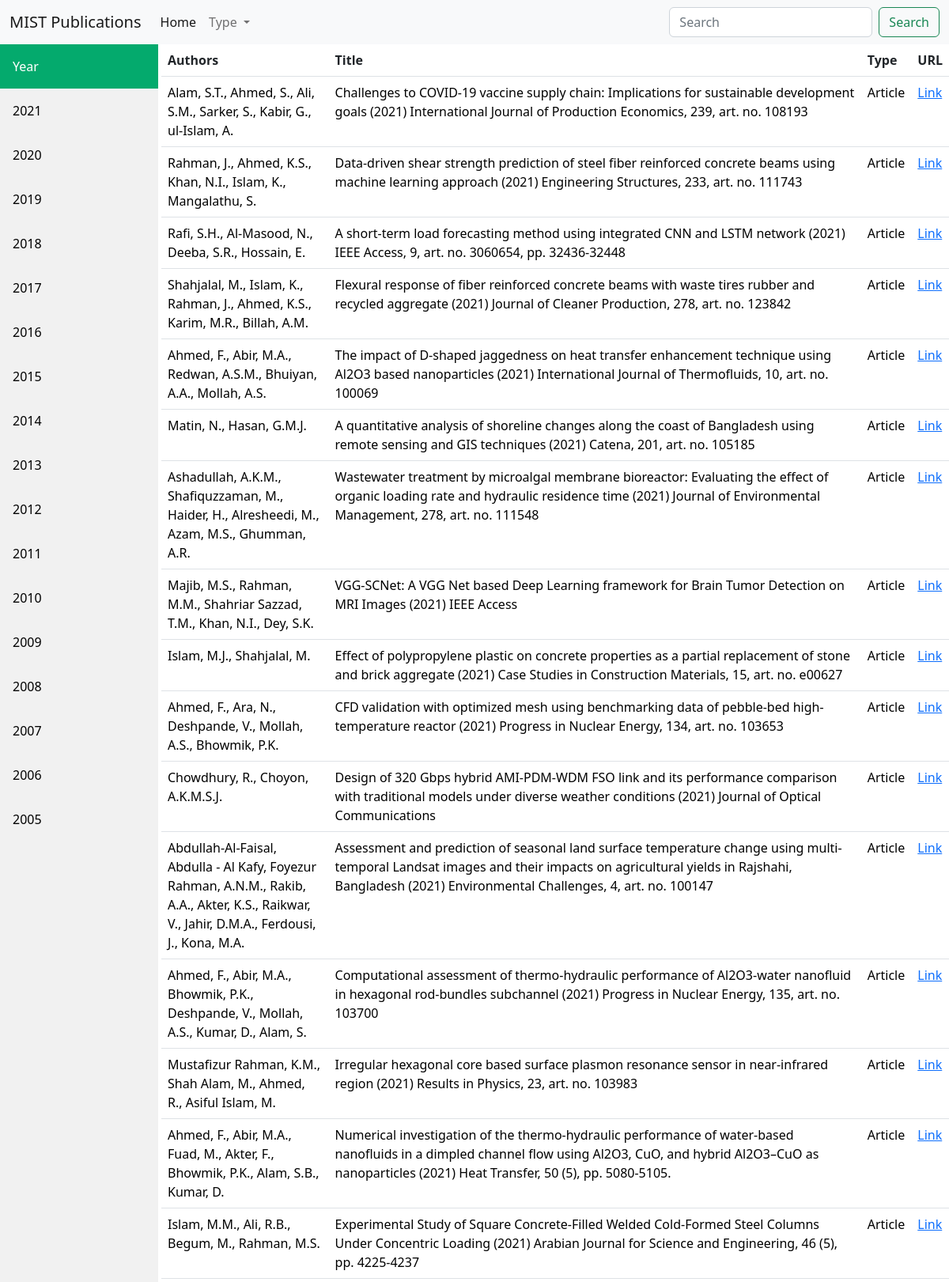
The app's page /category/Article/ (upper part) with its own data.
### publications/models.py (models this page shows)
class Publication(models.Model):
    types = (
              ("Conference Paper", "Conference Paper"),
              ("Article", "Article"),
              ("Book Chapter", "Book Chapter"),
              ("Book","Book"),
              ("Editorial", "Editorial"),
              ("Review", "Review"),
              ("Letter", "Letter"),
            )
    authors = models.CharField(max_length= 500)
    title = models.CharField(max_length=1500)
    scopus_url = models.URLField(max_length=500, blank=True, null=True)
    DOI = models.CharField(max_length=100, blank=True, null=True)
    affiliation = models.TextField(blank=True, null=True)
    publisher = models.CharField(max_length=200, blank=True, null=True)
    ISSN = models.CharField(max_length=30, blank=True, null=True)
    ISBN = models.CharField(max_length=30, blank=True, null=True)
    document_type = models.CharField(max_length=50, choices=types)
    publication_stage = models.CharField(max_length=50, blank=True, null=True)
    open_access = models.CharField(max_length=50, blank=True, null=True)
    publishing_year = models.IntegerField()
    source = models.CharField(max_length=50, blank=True, null=True)
    cited_by = models.IntegerField(blank=True, null=True)

### publications/views.py (the view)
# urls.py: path('category/<str:document_type>/', views.category, name = 'category'),
def category(request, document_type):
    types = ["Conference Paper", "Article", "Book Chapter", "Book", "Editorial", "Review", "Letter"]
    years = list(year_publications.objects.all().values_list('year', flat=True))
    years_r = years.copy()
    years_r.sort(reverse=True)
    pubs = Publication.objects.filter(document_type = document_type).order_by('-publishing_year','-cited_by')
    showing_product = 50
    paginator = Paginator(pubs, showing_product)
    page = request.GET.get('page')
    try:
        page_product = paginator.page(page)
    except PageNotAnInteger:
        page = 1
        page_product = paginator.page(page)
    except EmptyPage:
        page = paginator.num_pages
        page_product = paginator.page(page)
    leftIndex = (int(page) - 4)
    if leftIndex < 1:
        leftIndex = 1
    rightIndex = (int(page) + 10)
    if rightIndex > paginator.num_pages:
        rightIndex = paginator.num_pages + 1
    custom_range = range(leftIndex, rightIndex)
    total_pubs = len(pubs)
    showing_items = len(page_product)
    context = { 'message': 'Hello, World! :)', 'years': years,'years_r':years_r, "types": types, "pubs": page_product, 'custom_range': custom_range, "total_pubs": total_pubs, "showing_items": showing_items}
    return render(request, 'publications/year.html', context)

### publications/templates/publications/year.html (shortened to what this page needs)
<!doctype html>
<html lang="en">
  <head>
    <link href="https://cdn.jsdelivr.net/npm/bootstrap@5.2.0/dist/css/bootstrap.min.css" rel="stylesheet">
  </head>
  <body>
    {% include 'publications/nav.html' %}
    <div class="row">
        <div class="col-2">
            <div class="sidebar">
                <a class="active" href="">Year</a>
                {% for year in years_r %}
                <a href="{% url 'year_wise_publications' year=year %}">{{year}}</a>
                {% endfor %}
                <a> </a>
            </div>
        </div>
        <div class="col-10">
            <table class="table table-hover">
                <thead>
                  <tr>
                    <th scope="col">Authors</th>
                    <th scope="col">Title</th>
                    <th scope="col">Type</th>
                    <th scope="col">URL</th>
                  </tr>
                </thead>
                <tbody>
                  {% for pub in pubs %}
                  <tr>
                    <td scope="row"><a style="text-decoration: none; color: black;" href = "{% url 'details' pub.id %}" >{{pub.authors}}</a></td>
                    <td><a style="text-decoration: none; color: black;" href = "{% url 'details' pub.id %}" >{{pub.title}}</a></td>
                    <td><a style="text-decoration: none; color: black;" href = "{% url 'details' pub.id %}" >{{pub.document_type}}</a></td></td>
                    <td><a href = {{pub.scopus_url}} target="_blank">Link</a></td>
                  </tr>
                  {% endfor %}
                </tbody>
              </table>
        </div>
    </div>
  </body>
</html>

### publications/templates/publications/year.html (style rules this page uses)
.sidebar { margin: 0; padding: 0; width: 200px; background-color: #f1f1f1; position: fixed; height: 100%; overflow: auto; }
.sidebar a { display: block; color: black; padding: 16px; text-decoration: none; }
.sidebar a.active { background-color: #04AA6D; color: white; }

### records on screen
Publication: authors "Alam, S.T., Ahmed, S., Ali, S.M., Sarker, S., Kabir, G., ul-Islam, A.", title "Challenges to COVID-19 vaccine supply chain: Implications for sustainable development goals (2021) International Journal of Production Economics, 239, art. no. 108193", document_type "Article"
Publication: authors "Rahman, J., Ahmed, K.S., Khan, N.I., Islam, K., Mangalathu, S.", title "Data-driven shear strength prediction of steel fiber reinforced concrete beams using machine learning approach (2021) Engineering Structures, 233, art. no. 111743", document_type "Article"
Publication: authors "Rafi, S.H., Al-Masood, N., Deeba, S.R., Hossain, E.", title "A short-term load forecasting method using integrated CNN and LSTM network (2021) IEEE Access, 9, art. no. 3060654, pp. 32436-32448", document_type "Article"
Publication: authors "Shahjalal, M., Islam, K., Rahman, J., Ahmed, K.S., Karim, M.R., Billah, A.M.", title "Flexural response of fiber reinforced concrete beams with waste tires rubber and recycled aggregate (2021) Journal of Cleaner Production, 278, art. no. 123842", document_type "Article"
Publication: authors "Ahmed, F., Abir, M.A., Redwan, A.S.M., Bhuiyan, A.A., Mollah, A.S.", title "The impact of D-shaped jaggedness on heat transfer enhancement technique using Al2O3 based nanoparticles (2021) International Journal of Thermofluids, 10, art. no. 100069", document_type "Article"
Publication: authors "Matin, N., Hasan, G.M.J.", title "A quantitative analysis of shoreline changes along the coast of Bangladesh using remote sensing and GIS techniques (2021) Catena, 201, art. no. 105185", document_type "Article"
Publication: authors "Ashadullah, A.K.M., Shafiquzzaman, M., Haider, H., Alresheedi, M., Azam, M.S., Ghumman, A.R.", title "Wastewater treatment by microalgal membrane bioreactor: Evaluating the effect of organic loading rate and hydraulic residence time (2021) Journal of Environmental Management, 278, art. no. 111548", document_type "Article"
Publication: authors "Majib, M.S., Rahman, M.M., Shahriar Sazzad, T.M., Khan, N.I., Dey, S.K.", title "VGG-SCNet: A VGG Net based Deep Learning framework for Brain Tumor Detection on MRI Images (2021) IEEE Access", document_type "Article"
Publication: authors "Islam, M.J., Shahjalal, M.", title "Effect of polypropylene plastic on concrete properties as a partial replacement of stone and brick aggregate (2021) Case Studies in Construction Materials, 15, art. no. e00627", document_type "Article"
Publication: authors "Ahmed, F., Ara, N., Deshpande, V., Mollah, A.S., Bhowmik, P.K.", title "CFD validation with optimized mesh using benchmarking data of pebble-bed high-temperature reactor (2021) Progress in Nuclear Energy, 134, art. no. 103653", document_type "Article"
Publication: authors "Chowdhury, R., Choyon, A.K.M.S.J.", title "Design of 320 Gbps hybrid AMI-PDM-WDM FSO link and its performance comparison with traditional models under diverse weather conditions (2021) Journal of Optical Communications", document_type "Article"
Publication: authors "Abdullah-Al-Faisal, Abdulla - Al Kafy, Foyezur Rahman, A.N.M., Rakib, A.A., Akter, K.S., Raikwar, V., Jahir, D.M.A., Ferdousi, J., Kona, M.A.", title "Assessment and prediction of seasonal land surface temperature change using multi-temporal Landsat images and their impacts on agricultural yields in Rajshahi, Bangladesh (2021) Environmental Challenges, 4, art. no. 100147", document_type "Article"
Publication: authors "Ahmed, F., Abir, M.A., Bhowmik, P.K., Deshpande, V., Mollah, A.S., Kumar, D., Alam, S.", title "Computational assessment of thermo-hydraulic performance of Al2O3-water nanofluid in hexagonal rod-bundles subchannel (2021) Progress in Nuclear Energy, 135, art. no. 103700", document_type "Article"
Publication: authors "Mustafizur Rahman, K.M., Shah Alam, M., Ahmed, R., Asiful Islam, M.", title "Irregular hexagonal core based surface plasmon resonance sensor in near-infrared region (2021) Results in Physics, 23, art. no. 103983", document_type "Article"
Publication: authors "Ahmed, F., Abir, M.A., Fuad, M., Akter, F., Bhowmik, P.K., Alam, S.B., Kumar, D.", title "Numerical investigation of the thermo-hydraulic performance of water-based nanofluids in a dimpled channel flow using Al2O3, CuO, and hybrid Al2O3–CuO as nanoparticles (2021) Heat Transfer, 50 (5), pp. 5080-5105.", document_type "Article"
Publication: authors "Islam, M.M., Ali, R.B., Begum, M., Rahman, M.S.", title "Experimental Study of Square Concrete-Filled Welded Cold-Formed Steel Columns Under Concentric Loading (2021) Arabian Journal for Science and Engineering, 46 (5), pp. 4225-4237", document_type "Article"

### other values on screen
{{ year }} "2021" "2020" "2019" "2018" "2017" "2016" "2015" "2014" "2013" "2012" "2011" "2010" "2009" "2008" "2007" "2006" "2005"
